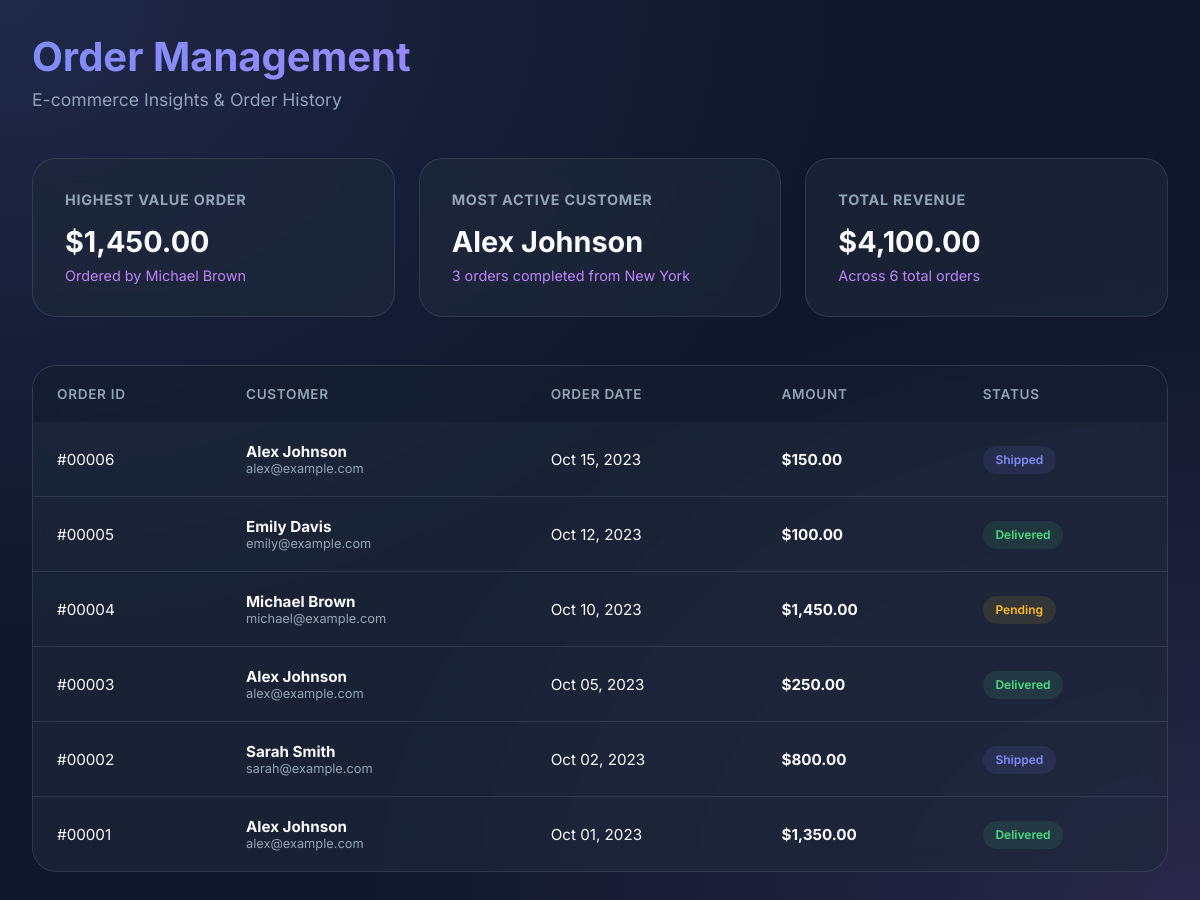
Screenshot of /order-management/index.php with the database file from the repository.
### tables this page shows
CREATE TABLE IF NOT EXISTS orders (
    id INT AUTO_INCREMENT PRIMARY KEY,
    customer_id INT NOT NULL,
    order_date DATETIME DEFAULT CURRENT_TIMESTAMP,
    total_amount DECIMAL(10, 2) DEFAULT 0,
    status ENUM('Pending', 'Shipped', 'Delivered', 'Cancelled') DEFAULT 'Pending',
    FOREIGN KEY (customer_id) REFERENCES customers(id) ON DELETE CASCADE
);

CREATE TABLE IF NOT EXISTS customers (
    id INT AUTO_INCREMENT PRIMARY KEY,
    name VARCHAR(100) NOT NULL,
    email VARCHAR(100) UNIQUE NOT NULL,
    city VARCHAR(50),
    phone VARCHAR(20),
    created_at TIMESTAMP DEFAULT CURRENT_TIMESTAMP
);

### order-management/index.php (the view, shortened to what this page needs)
<?php
require_once 'db.php';
$stmtOrders = $pdo->query("
    SELECT o.id, c.name as customer_name, c.email, o.order_date, o.total_amount, o.status
    FROM orders o
    JOIN customers c ON o.customer_id = c.id
    ORDER BY o.order_date DESC
");
$orders = $stmtOrders->fetchAll();
$stmtHighestOrder = $pdo->query("
    SELECT o.*, c.name as customer_name
    FROM orders o
    JOIN customers c ON o.customer_id = c.id
    WHERE o.total_amount = (SELECT MAX(total_amount) FROM orders)
    LIMIT 1
");
$highestOrder = $stmtHighestOrder->fetch();
$stmtMostActive = $pdo->query("
    SELECT *, (SELECT COUNT(*) FROM orders WHERE orders.customer_id = customers.id) as order_count
    FROM customers
    WHERE id = (
        SELECT customer_id
        FROM orders
        GROUP BY customer_id
        ORDER BY COUNT(*) DESC
        LIMIT 1
    )
");
$mostActive = $stmtMostActive->fetch();
?>
<!DOCTYPE html>
<html lang="en">
<head>
    <link rel="stylesheet" href="index.css">
</head>
<body>
    <div class="container">
        <header>
            <h1>Order Management</h1>
            <p class="subtitle">E-commerce Insights & Order History</p>
        </header>
        <div class="stats-grid">
            <div class="stat-card" style="animation-delay: 0.1s;">
                <h3>Highest Value Order</h3>
                <?php if ($highestOrder): ?>
                    <div class="stat-value">$<?= number_format($highestOrder['total_amount'], 2) ?></div>
                    <div class="stat-meta">Ordered by <?= htmlspecialchars($highestOrder['customer_name']) ?></div>
                <?php else: ?>
                    <div class="stat-value">N/A</div>
                <?php endif; ?>
            </div>
            <div class="stat-card" style="animation-delay: 0.2s;">
                <h3>Most Active Customer</h3>
                <?php if ($mostActive): ?>
                    <div class="stat-value"><?= htmlspecialchars($mostActive['name']) ?></div>
                    <div class="stat-meta"><?= $mostActive['order_count'] ?> orders completed from <?= htmlspecialchars($mostActive['city']) ?></div>
                <?php else: ?>
                    <div class="stat-value">N/A</div>
                <?php endif; ?>
            </div>
            <div class="stat-card" style="animation-delay: 0.3s;">
                <h3>Total Revenue</h3>
                <div class="stat-value">
                    <?php
                        $totalRev = array_sum(array_column($orders, 'total_amount'));
                        echo '$' . number_format($totalRev, 2);
                    ?>
                </div>
                <div class="stat-meta">Across <?= count($orders) ?> total orders</div>
            </div>
        </div>
        <div class="table-container">
            <table>
                <thead>
                    <tr>
                        <th>Order ID</th>
                        <th>Customer</th>
                        <th>Order Date</th>
                        <th>Amount</th>
                        <th>Status</th>
                    </tr>
                </thead>
                <tbody>
                    <?php foreach ($orders as $order): ?>
                        <tr>
                            <td>#<?= str_pad($order['id'], 5, '0', STR_PAD_LEFT) ?></td>
                            <td>
                                <div><strong><?= htmlspecialchars($order['customer_name']) ?></strong></div>
                                <div style="font-size: 0.8rem; color: var(--text-secondary);"><?= htmlspecialchars($order['email']) ?></div>
                            </td>
                            <td><?= date('M d, Y', strtotime($order['order_date'])) ?></td>
                            <td><strong>$<?= number_format($order['total_amount'], 2) ?></strong></td>
                            <td>
                                <span class="badge badge-<?= strtolower($order['status']) ?>">
                                    <?= $order['status'] ?>
                                </span>
                            </td>
                        </tr>
                    <?php endforeach; ?>
                </tbody>
            </table>
        </div>
    </div>
</body>
</html>

### order-management/index.css (style rules this page uses)
:root { --bg-color: #0f172a; --card-bg: rgba(30, 41, 59, 0.7); --accent-primary: #818cf8; --accent-secondary: #c084fc; --text-primary: #f8fafc; --text-secondary: #94a3b8; --success: #4ade80; --warning: #fbbf24; --error: #f87171; --glass-border: rgba(255, 255, 255, 0.1); }
* { margin: 0; padding: 0; box-sizing: border-box; }
body { font-family: 'Inter', sans-serif; background: var(--bg-color); background-image: radial-gradient(at 0% 0%, rgba(129, 140, 248, 0.15) 0px, transparent 50%), radial-gradient(at 100% 100%, rgba(192, 132, 252, 0.15) 0px, transparent 50%); color: var(--text-primary); min-height: 100vh; padding: 2rem; }
.container { max-width: 1200px; margin: 0 auto; }
header { margin-bottom: 3rem; animation: fadeInDown 0.8s ease-out; }
h1 { font-size: 2.5rem; font-weight: 700; background: linear-gradient(to right, var(--accent-primary), var(--accent-secondary)); -webkit-background-clip: text; -webkit-text-fill-color: transparent; margin-bottom: 0.5rem; }
p.subtitle { color: var(--text-secondary); font-size: 1.1rem; }
.stats-grid { display: grid; grid-template-columns: repeat(auto-fit, minmax(300px, 1fr)); gap: 1.5rem; margin-bottom: 3rem; }
.stat-card { background: var(--card-bg); backdrop-filter: blur(12px); -webkit-backdrop-filter: blur(12px); border: 1px solid var(--glass-border); border-radius: 1.5rem; padding: 2rem; transition: transform 0.3s ease, border-color 0.3s ease; animation: fadeInUp 0.8s ease-out backwards; }
.stat-card h3 { color: var(--text-secondary); font-size: 0.9rem; text-transform: uppercase; letter-spacing: 0.05em; margin-bottom: 1rem; }
.stat-value { font-size: 1.8rem; font-weight: 700; color: var(--text-primary); }
.stat-meta { margin-top: 0.5rem; font-size: 0.9rem; color: var(--accent-secondary); }
.table-container { background: var(--card-bg); backdrop-filter: blur(12px); -webkit-backdrop-filter: blur(12px); border: 1px solid var(--glass-border); border-radius: 1.5rem; overflow: hidden; animation: fadeInUp 1s ease-out backwards; }
table { width: 100%; border-collapse: collapse; text-align: left; }
th { padding: 1.25rem 1.5rem; background: rgba(15, 23, 42, 0.5); color: var(--text-secondary); font-weight: 600; font-size: 0.85rem; text-transform: uppercase; letter-spacing: 0.05em; }
td { padding: 1.25rem 1.5rem; border-bottom: 1px solid var(--glass-border); font-size: 0.95rem; }
tr:last-child td { border-bottom: none; }
.badge { padding: 0.4rem 0.8rem; border-radius: 2rem; font-size: 0.75rem; font-weight: 600; }
.badge-pending { background: rgba(251, 191, 36, 0.1); color: var(--warning); }
.badge-shipped { background: rgba(129, 140, 248, 0.1); color: var(--accent-primary); }
.badge-delivered { background: rgba(74, 222, 128, 0.1); color: var(--success); }

### rows the page displays
orders: total_amount "1,450.00", customer.name "Michael Brown", id "00004", customer.email "michael@example.com", order_date "Oct 10, 2023", status "Pending"
customers: name "Alex Johnson", city "New York"
orders: id "00006", customer.name "Alex Johnson", customer.email "alex@example.com", order_date "Oct 15, 2023", total_amount "150.00", status "Shipped"
orders: id "00005", customer.name "Emily Davis", customer.email "emily@example.com", order_date "Oct 12, 2023", total_amount "100.00", status "Delivered"
orders: id "00003", customer.name "Alex Johnson", customer.email "alex@example.com", order_date "Oct 05, 2023", total_amount "250.00", status "Delivered"
orders: id "00002", customer.name "Sarah Smith", customer.email "sarah@example.com", order_date "Oct 02, 2023", total_amount "800.00", status "Shipped"
orders: id "00001", customer.name "Alex Johnson", customer.email "alex@example.com", order_date "Oct 01, 2023", total_amount "1,350.00", status "Delivered"

### other values shown
$mostActive['order_count'] "3"
$totalRev "4,100.00"
count($orders) "6"
